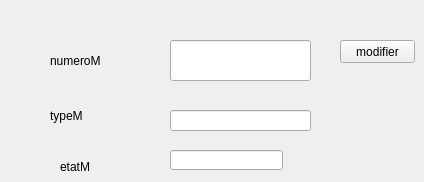
      <widget class="QWidget" name="tab_8">
       <attribute name="title">
        <string>modifier moyen</string>
       </attribute>
       <widget class="QLabel" name="label_5">
        <property name="geometry">
         <rect>
          <x>50</x>
          <y>40</y>
          <width>81</width>
          <height>41</height>
         </rect>
        </property>
        <property name="text">
         <string>numeroM</string>
        </property>
       </widget>
       <widget class="QLineEdit" name="lineEdit_numeroM_2">
        <property name="geometry">
         <rect>
          <x>170</x>
          <y>40</y>
          <width>141</width>
          <height>41</height>
         </rect>
        </property>
       </widget>
       <widget class="QLabel" name="label_6">
        <property name="geometry">
         <rect>
          <x>50</x>
          <y>100</y>
          <width>81</width>
          <height>31</height>
         </rect>
        </property>
        <property name="text">
         <string>typeM</string>
        </property>
       </widget>
       <widget class="QLineEdit" name="lineEdit_typeM_2">
        <property name="geometry">
         <rect>
          <x>170</x>
          <y>110</y>
          <width>141</width>
          <height>21</height>
         </rect>
        </property>
       </widget>
       <widget class="QLabel" name="label_7">
        <property name="geometry">
         <rect>
          <x>60</x>
          <y>160</y>
          <width>47</width>
          <height>13</height>
         </rect>
        </property>
        <property name="text">
         <string>etatM</string>
        </property>
       </widget>
       <widget class="QLineEdit" name="lineEdit_etatM_2">
        <property name="geometry">
         <rect>
          <x>170</x>
          <y>150</y>
          <width>113</width>
          <height>20</height>
         </rect>
        </property>
       </widget>
       <widget class="QPushButton" name="pb_modifier">
        <property name="geometry">
         <rect>
          <x>340</x>
          <y>40</y>
          <width>75</width>
          <height>23</height>
         </rect>
        </property>
        <property name="text">
         <string>modifier</string>
        </property>
       </widget>
      </widget>
